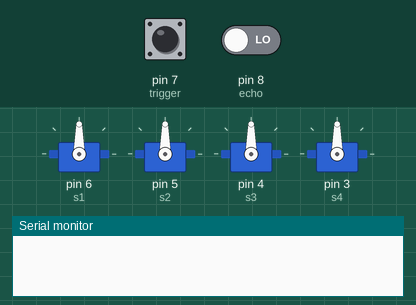
Recording of a sketch running on a simulated Arduino Uno, built with avr-gcc and run on an emulated ATmega328P. Shown: 4 × servo, the last lines printed to the serial monitor. The inputs (shaded band) are chosen by the test bench; at power-on: pin 7 (trigger) HIGH, pin 8 (echo) LOW.

Above: at 0.1 s.
At 3.1 s:
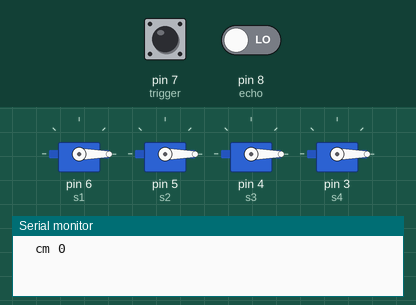
Timing chart, 0 to 4.6 s (numbered marks = the images above):
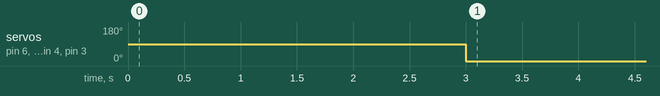

Measured:
- by itself, servo on pin 6 (s1), servo on pin 5 (s2), servo on pin 4 (s3), servo on pin 3 (s4): 90° → 0° at 3.0 s

The sketch:

bionic_spider_project.ino
```cpp
#include<Servo.h>
Servo s1;
Servo s2;
Servo s3;
Servo s4;
int trigger = 7;
int echo = 8;
int angle1 = 179;
int angle2 = 0;
int angle;
int limit = 100;
void setup()
{
  pinMode(trigger, OUTPUT);
  pinMode(echo, INPUT);
  pinMode(7, INPUT);
  Serial.begin(9600);
  s1.attach(6);
  s2.attach(5);
  s3.attach(4);
  s4.attach(3);
}

void loop() {
  digitalWrite(trigger, LOW);
  delayMicroseconds(2);
  digitalWrite(trigger, HIGH);
  delayMicroseconds(5);               // will send waves of 2 ms low wave & 5 ms high wave
  long x = pulseIn(echo, HIGH);
  int y = x / (29 * 2);
  Serial.print("  cm ");
  Serial.println(y);
  delay(1000);
  int k = 1;
  if (pulseIn(7, LOW) > 2200)
  {
    for (int i = 0; i < 7; i++)
    {
      if (pulseIn(7, LOW) > 1000)
      {
        k = k + (1 << i);
      }
    }
    Serial.println(k);  // Infrared emitter signal value
  }
  switch (k)
  {
    case 1 :
      {
        if (y < limit) {
          forward();
          break;
        }
      }
    case 2:
      {
        if (y < limit) {
          backward();
          break;
        }
      }
    case 3:
      {
        if (y < limit) {
          right();
          break;
        }
      }
    case 4:
      {
        if (y < limit) {
          left();
          break;
        }
      }
    case 5:
      {
        break;
      }
    default : Serial.println("The Signal is bad. Please check your connection ");

  }
}

void forward()
{
  s1.write(angle);
  s2.write(angle);
  s3.write(angle);
  s4.write(angle);
}

void backward()
{
  s1.write(angle);
  s2.write(angle);
  s3.write(angle);
  s4.write(angle);
}

void right()
{
  s1.write(angle);
  s2.write(angle);
  s3.write(angle);
  s4.write(angle);
}


void left()
{
  s1.write(angle);
  s2.write(angle);
  s3.write(angle);
  s4.write(angle);
}
```
